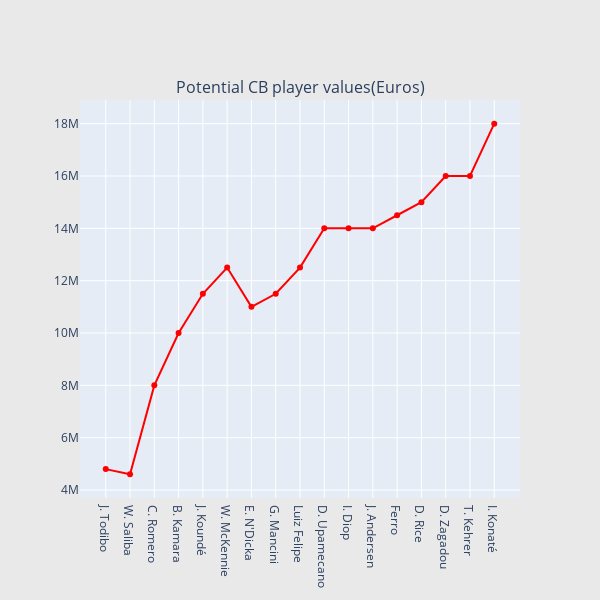

Source (notebook cell):
### Code cell
def scatter_plot(cnt_srs, color):
   trace = go.Scatter(
       x=cnt_srs.index[::-1],
       y=cnt_srs.values[::-1],
       showlegend=False,
       marker=dict(
           color=color,
       ),
   )
   return trace
cnt_srs = fifa_potential_cb.value_eur
cnt_srs.index = fifa_potential_cb.short_name
trace1 = scatter_plot(cnt_srs, 'red')
subtitles = ["Potential CB player values(Euros)"]
fig = tools.make_subplots(rows=1, cols=1, vertical_spacing=0.08,
                         subplot_titles=subtitles)
fig.append_trace(trace1, 1, 1)
fig['layout'].update(height=600, width=600, paper_bgcolor='rgb(233,233,233)')
py.iplot(fig, filename='h2o-plots')

### Figure 1 — Plotly figure (JSON) as saved in the notebook; plotly's stock layout.template omitted (floating-point values rounded to 4 significant figures)
{"data": [{"marker": {"color": "red"}, "showlegend": false, "type": "scatter", "x": ["J. Todibo", "W. Saliba", "C. Romero", "B. Kamara", "J. Koundé", "W. McKennie", "E. N'Dicka", "G. Mancini", "Luiz Felipe", "D. Upamecano", "I. Diop", "J. Andersen", "Ferro", "D. Rice", "D. Zagadou", "T. Kehrer", "I. Konaté"], "xaxis": "x", "y": [4800000, 4600000, 8000000, 10000000, 11500000, 12500000, 11000000, 11500000, 12500000, 14000000, 14000000, 14000000, 14500000, 15000000, 16000000, 16000000, 18000000], "yaxis": "y"}], "layout": {"annotations": [{"font": {"size": 16}, "showarrow": false, "text": "Potential CB player values(Euros)", "x": 0.5, "xanchor": "center", "xref": "paper", "y": 1, "yanchor": "bottom", "yref": "paper"}], "height": 600, "paper_bgcolor": "rgb(233,233,233)", "width": 600, "xaxis": {"anchor": "y", "domain": [0, 1]}, "yaxis": {"anchor": "x", "domain": [0, 1]}}}
